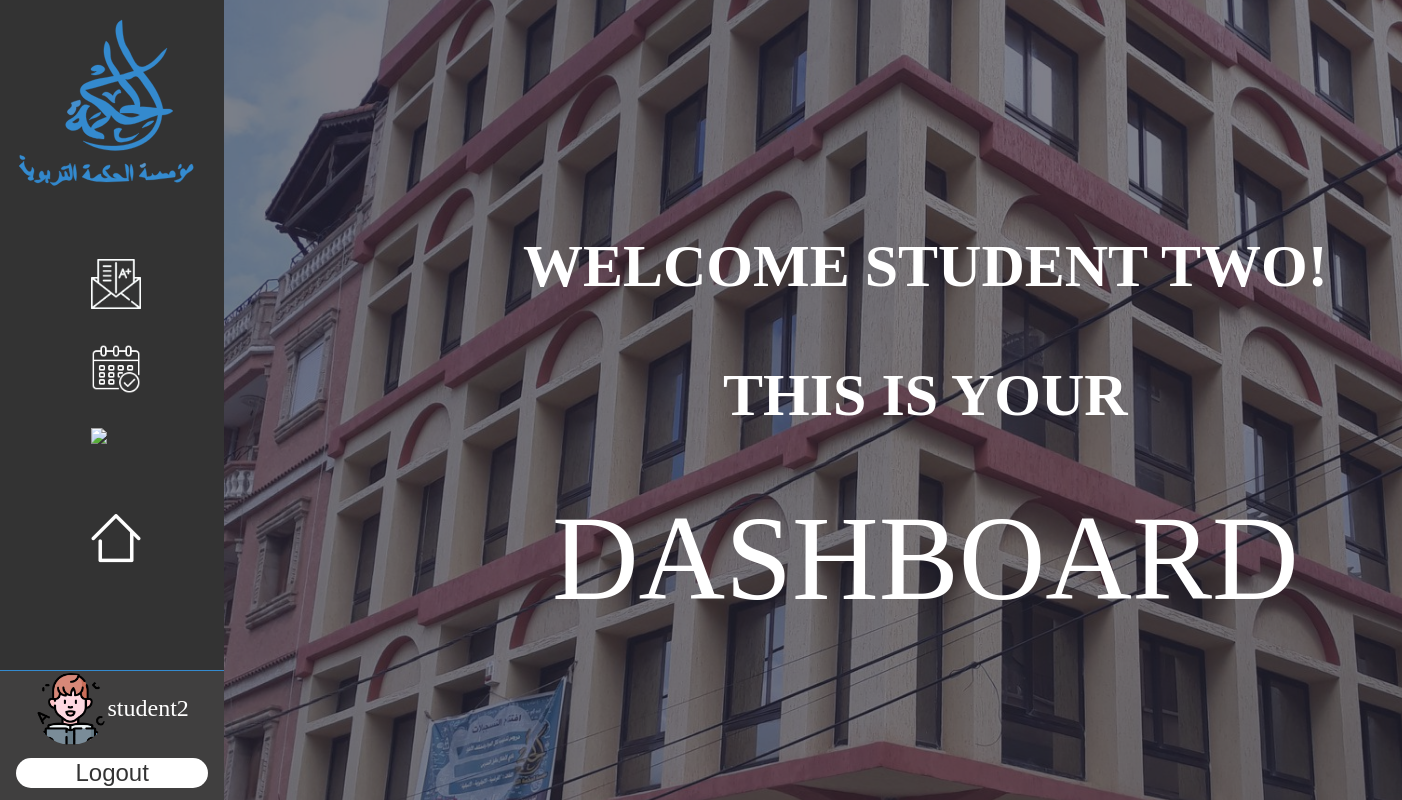
The app's page /dashboard/ (signed in) with its own data.
### core/models.py (models this page shows, shortened)
class CustomUser(AbstractUser):
    USER_TYPE_CHOICES = (
        ('teacher', 'Teacher'),
        ('student', 'Student'),
        ('parent', 'Parent'),
        ('admin/staff', 'Admin/Staff')
    )
    user_type = models.CharField(max_length=30, choices=USER_TYPE_CHOICES)

### core/views.py (the view)
# urls.py: path('dashboard/', views.dashboard, name='dashboard'),
@login_required
def dashboard(request):
    if request.user.user_type == 'teacher':
        template_name = 'core/teacher/teacher_dashboard.html'
    elif request.user.user_type == 'student':
        template_name = 'core/student/student_dashboard.html'
    elif request.user.user_type == 'parent':
        template_name = 'core/parent/parent_dashboard.html'
    elif request.user.is_staff or request.user.is_superuser:
        return redirect(reverse('admin:index'))
    else:
        return redirect('home')
    return render(request, template_name)

### core/templates/core/student/student_dashboard.html (shortened to what this page needs)
{% load static %}
<!DOCTYPE html>
<html lang="en">
<head>
    <link rel="stylesheet" type="text/css"
    href="{% static 'css/dashboard.css' %}">
</head>
<body>
    <nav>
        <a href="{% url 'home' %}"><img src="{% static 'logo-light-blue.svg' %}" alt="Logo" class="logo"></a>
        <ul>
                <li><a href="{% url 'view_student_grades' %}"> <span><img src="{% static 'grades-white.png' %}" alt="Notes Logo" class="nav-icon"> <span class="nav-text">My Grades</span></span></a></li>
                <li><a href="{% url 'student_calendar' %}"><span><img src="{% static 'white-calendar-icon.png' %}" alt="Calendar Logo" class="nav-icon"> <span class="nav-text">My Calendars</span></span></a></li>
                <li><a href="{% url 'my_student_courses' %}"><span><img src="{% static 'literature-256.png' %}" alt="Courses Logo" class="nav-icon"> <span class="nav-text">Courses</span></span></a></li>
                <li><a href="{% url 'homework_submission' %}"><span><img src="{% static 'home-icon.png' %}" alt="Homework Logo" class="nav-icon"> <span class="nav-text">Homework</span></span></a></li>
        </ul>
        <div class="profile-box">
            <div class="profile-and-username">
                <img src="{% static 'profile-pic.png' %}" alt="Profile Picture" class="profile-pic">
                <p class="username">{{request.user.username}}</p>
            </div>
            <form action="{% url 'logout' %}" method="post">
            <div class="logout-div">
                <button class="logout-button">Logout</button>
            </div>
            </form>
        </div>
    </nav>
    <div class="content">
        <div class="text-content">
            <div class="welcome-text">
                <p>WELCOME {{request.user.first_name|upper}} {{request.user.last_name|upper}}!</p> <p>THIS IS YOUR</p>
            </div>
            <div class="dashboard">DASHBOARD</div>
        </div>
        <img src="{% static 'vu-externe.jpg' %}" alt="menu" class="menu" ></img>
    </div>
  </body>
  </html>

### core/static/css/dashboard.css (style rules this page uses)
body { margin: 0; padding: 0; overflow-y: hidden; }
.content { position: absolute; display: flex; justify-content: center; align-items: center; height: 100vh; width: 100%; overflow: hidden; z-index: 1; left: 16%; transition: left 0.2s ease; }
.text-content { position: relative; z-index: 3; display: flex; flex-direction: column; align-items: center; justify-content: center; text-align: center; }
.welcome-text { font-weight: bold; font-size: 60px; color: white; overflow-wrap: break-word; }
.dashboard { font-size: 120px; word-wrap: break-word; color: white; }
nav { background-color: #333; width: 16%; transition: width 0.2s ease; position: fixed; display: flex; flex-direction: column; top: 0; left: 0; height: 100%; z-index: 2; overflow: hidden; }
nav ul { position: absolute; top: 30%; list-style: none; padding: 0; margin: 0; white-space: nowrap; }
nav ul li { padding: 1em; }
nav ul li a { color: #fff; text-decoration: none; display: inline-block; position: relative; font-size: 40px; }
nav ul li a::after { content: ''; display: block; width: 0; height: 2px; background-color: #3F00FF; position: absolute; bottom: -2px; left: 0; right: 0; margin: 0 auto; transition: width 0.6s ease, left 0.6s ease, right 0.6s ease; }
nav ul li a span { color: transparent; transform: translateX(100%); transition: color 0.3s ease, transform 0.3s ease; }
nav ul li:nth-child(1) a span { transition-delay: 0.1s; }
nav ul li:nth-child(2) a span { transition-delay: 0.2s; }
nav ul li:nth-child(3) a span { transition-delay: 0.3s; }
.content img { position: absolute; width: 100%; height: 100%; object-fit: cover; opacity: 0.8; }
.content::after { content: ""; position: absolute; top: 0; left: 0; width: 100%; height: 100%; background-color: rgba(0, 0, 20, 0.5); z-index: 0; word-wrap: break-word; }
.logo { width: 20; height: auto; display: block; margin: 0 auto; transition: transform 0.3s ease-in-out; transform-origin: center; }
.nav-icon { width: auto; height: 50px; display: inline-block; vertical-align: middle; margin-right: 10px; margin-left:75px; }
.profile-box { width: 100%; display: flex; flex-direction: column; align-items: center; justify-content: center; border-top: 1px solid #348bd0; background-color: #403f3f; align-self: end; flex-grow: -1; margin-top: auto; }
.profile-and-username { display: flex; align-items: center; white-space: nowrap; }
.profile-pic { width: 4.5em; border-radius: 50%; }
.username { color: #fff; font-size: 1.5em; text-align: center; white-space: nowrap; }
.logout-button { background-color: transparent; border: none; cursor: pointer; box-shadow: none; border-radius: 3vh; background-color: #fff; border: none; color: #333; width: 100%; font-size: 1.5em; margin: 0.5em; width: 8em; }

### records on screen
CustomUser: user.username "student2", user.first_name "STUDENT", user.last_name "TWO"
